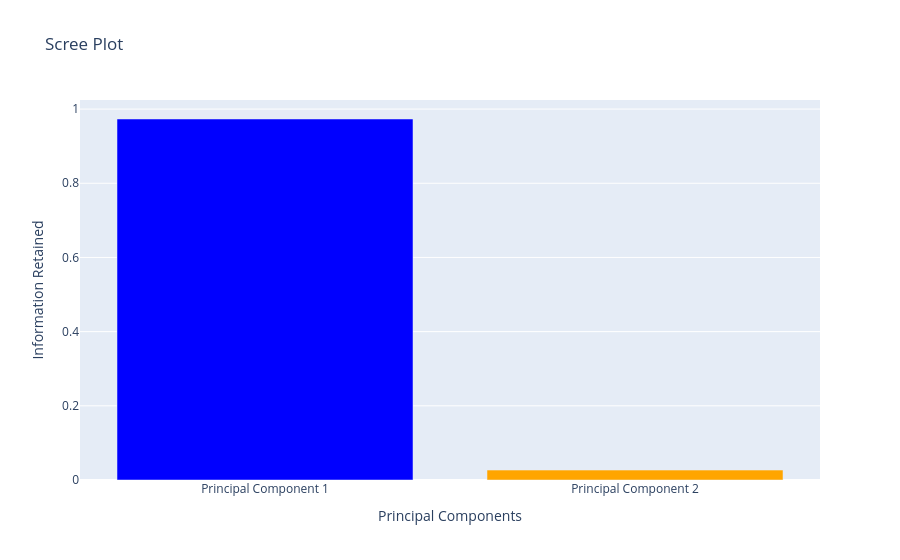

Write notebook code for a chart like this one.
### Markdown cell above
## Show scree plot with % information held by each feature

### Code cell
# Scree plot with bar's to show the information retained by each principal component using go library
fig = go.Figure(data=[go.Bar(
    x=['Principal Component 1', 'Principal Component 2'],
    y=information_retained,
    marker_color=['blue', 'orange']
)])
fig.update_layout(title='Scree Plot', xaxis_title='Principal Components', yaxis_title='Information Retained')
fig.show()

### Figure 1 — Plotly figure (JSON) as saved in the notebook; plotly's stock layout.template omitted (floating-point values rounded to 4 significant figures)
{"data": [{"marker": {"color": ["blue", "orange"]}, "type": "bar", "x": ["Principal Component 1", "Principal Component 2"], "y": [0.9733, 0.02671]}], "layout": {"title": {"text": "Scree Plot"}, "xaxis": {"title": {"text": "Principal Components"}}, "yaxis": {"title": {"text": "Information Retained"}}}}
